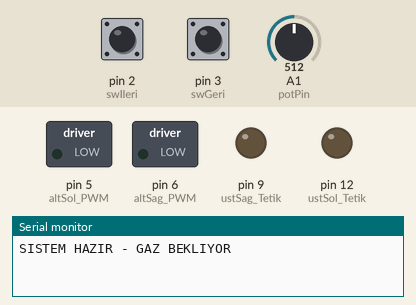
Bench run of a sketch on a simulated Arduino Uno, built with avr-gcc and run on an emulated ATmega328P. On the bench: switched loads named in the sketch (green lamp = pin HIGH), output pins drawn as LEDs (lit = HIGH), the last lines printed to the serial monitor. The inputs (shaded band) are chosen by the test bench; at power-on: pin 2 (swIleri) HIGH, pin 3 (swGeri) HIGH, A1 (potPin) = 512.

Above: at 1.2 s.
1.3 s: pin 2 (swIleri) pulled LOW for 1 s
At 1.52 s:
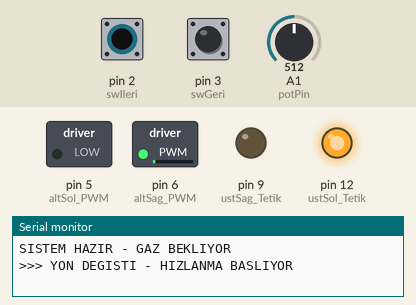
4.3 s: pin 3 (swGeri) pulled LOW for 3.2 s
At 7.2 s:
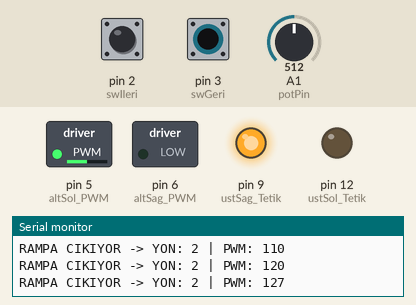
9.0 s: pin 2 (swIleri) driven LOW and pin 3 (swGeri) driven LOW
At 11.86 s:
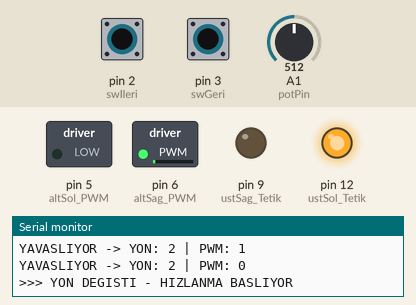
12.0 s: A1 (potPin) set to 0
13.7 s: A1 (potPin) set to 37
15.2 s: A1 (potPin) set to 46
At 16.1 s:
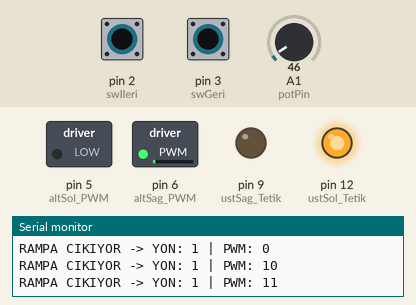
Timing chart, 0 to 17.9 s (numbered marks = the images above; inputs shaded):
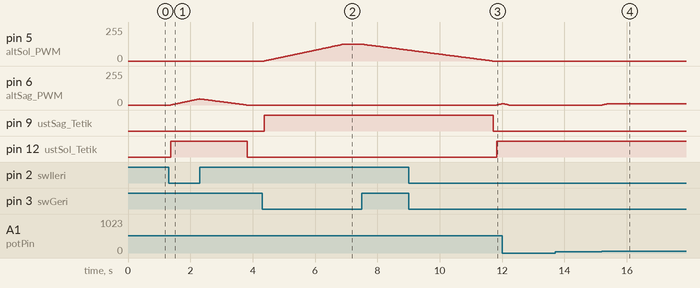

Measured:
- after the input at 1.3 s, pin 6 (altSag_PWM): rises from 0/255 to 46/255 in 0.91 s, then falls to 0/255 in 1.5 s; pin 12 (ustSol_Tetik): LOW → HIGH after 0.07 s, → LOW 2.5 s later
- after the input at 4.3 s, pin 5 (altSol_PWM): rises from 0/255 to 127/255 in 2.6 s, then falls to 81/255 in 2.1 s; pin 9 (ustSag_Tetik): LOW → HIGH after 0.07 s
- after the input at 9.0 s, pin 6 (altSag_PWM): moves from 0/255 to 9/255 over 0.16 s, starting after 2.8 s; pin 12 (ustSol_Tetik): LOW → HIGH after 2.8 s
- after the input at 13.7 s, every drawn part: stays the same
- after the input at 15.2 s, pin 6 (altSag_PWM): moves from 0/255 to 11/255 over 0.20 s, starting at once

The sketch:

motor_surucu.ino
```cpp
// --- PIN TANIMLAMALARI ---
const int swIleri = 2;
const int swGeri = 3;
const int potPin = A1;

// Üst Kat (2N2222 -> P-Kanal)
const int ustSol_Tetik = 12;
const int ustSag_Tetik = 9;

// Alt Kat (IRFZ44N -> N-Kanal PWM)
const int altSol_PWM = 5;
const int altSag_PWM = 6;

// --- AYARLAR ---
const int RAMPA_HIZLANMA_SURESI = 20;  // Hızlanma gecikmesi (ms)
const int RAMPA_YAVASLAMA_SURESI = 3;  // Yavaşlama gecikmesi (ms)
const int OLU_ZAMAN = 2000;            // Yön değiştirme beklemesi (ms)
const int OLU_BOLGE_SINIRI = 10;       // 0-255 arası gürültü eşiği

// --- DEĞİŞKENLER ---
int anlikPWM = 0;
int hedefPWM = 0;
int aktifYon = 0; // 0: Dur, 1: İleri, 2: Geri

// --- FONKSIYON PROTOTIPLERI (Hata almamak icin) ---
void motoruSur(int yon, int hiz);
void herSeyiDurdur();

void setup() {
  Serial.begin(9600);
  pinMode(swIleri, INPUT_PULLUP);
  pinMode(swGeri, INPUT_PULLUP);
  pinMode(ustSol_Tetik, OUTPUT);
  pinMode(ustSag_Tetik, OUTPUT);
  pinMode(altSol_PWM, OUTPUT);
  pinMode(altSag_PWM, OUTPUT);

  herSeyiDurdur();
  Serial.println("SISTEM HAZIR - GAZ BEKLIYOR");
}

void loop() {
  // 1. Pot Okuma
  int potDeger = analogRead(potPin);
  hedefPWM = map(potDeger, 0, 1023, 0, 255);

  // --- GÜRÜLTÜ FİLTRESİ (DEADZONE) ---
  if (hedefPWM < OLU_BOLGE_SINIRI) {
    hedefPWM = 0;
  }

  // 2. İstenen Yönü Belirle
  int istenenYon = 0;
  if (digitalRead(swIleri) == LOW) istenenYon = 1;
  else if (digitalRead(swGeri) == LOW) istenenYon = 2;
  else istenenYon = 0;

  // --- YÖN DEĞİŞİMİ VE FRENLEME MANTIĞI ---
  if (istenenYon != aktifYon) {

    if (anlikPWM > 0) Serial.println(">>> YAVASLAMA MODUNA GIRILIYOR...");

    // A) MEVCUT YÖNDE YAVAŞLA VE DUR (RAMPA AŞAĞI)
    while (anlikPWM > 0) {
      anlikPWM--; // Hızı azalt
      motoruSur(aktifYon, anlikPWM); // Azalan hızı motora gönder

      // EKRANA YAZDIR (Frenleme Anı)
      Serial.print("YAVASLIYOR -> YON: "); Serial.print(aktifYon);
      Serial.print(" | PWM: "); Serial.println(anlikPWM);

      delay(RAMPA_YAVASLAMA_SURESI);
    }

    // B) TAM DURUŞ VE GÜVENLİK BEKLEMESİ
    herSeyiDurdur();
    anlikPWM = 0;

    // Sadece yön değişiyorsa ölü zaman koy
    if (aktifYon != 0 && istenenYon != 0) {
        Serial.println("!!! TAM DURUS - OLU ZAMAN (MOSFET SOGUTMA) !!!");
        delay(OLU_ZAMAN);
    } else {
        delay(50); // Minik bekleme
    }

    // C) YENİ YÖNE GEÇİŞ
    aktifYon = istenenYon;
    if (aktifYon != 0) Serial.println(">>> YON DEGISTI - HIZLANMA BASLIYOR");
  }

  // 3. Normal Çalışma (Rampa Yukarı / Hızlanma)
  if (aktifYon != 0) {
    bool degisimOldu = false;

    if (anlikPWM < hedefPWM) {
      anlikPWM++;
      degisimOldu = true;
      delay(RAMPA_HIZLANMA_SURESI);
    } else if (anlikPWM > hedefPWM) {
      anlikPWM--;
      degisimOldu = true;
      delay(RAMPA_HIZLANMA_SURESI);
    }

    if (degisimOldu) {
       motoruSur(aktifYon, anlikPWM);
       // EKRANA YAZDIR
       // Seri portu çok şişirmemek için sadece değişimde yaz
       if(anlikPWM % 10 == 0 || anlikPWM == hedefPWM) {
          Serial.print("RAMPA CIKIYOR -> YON: "); Serial.print(aktifYon);
          Serial.print(" | PWM: "); Serial.println(anlikPWM);
       }
    }

  } else {
    herSeyiDurdur(); // Yön 0 ise dur
    if (anlikPWM > 0) { // Sadece sıfır değilse sıfırla
        anlikPWM = 0;
        Serial.println("--- DURUYOR ---");
    }
  }
}

// --- YARDIMCI FONKSIYONLAR ---
void motoruSur(int yon, int hiz) {
  if (yon == 1) { // İLERİ
    digitalWrite(ustSag_Tetik, LOW);
    analogWrite(altSol_PWM, 0);
    digitalWrite(ustSol_Tetik, HIGH);
    analogWrite(altSag_PWM, hiz);
  }
  else if (yon == 2) { // GERİ
    digitalWrite(ustSol_Tetik, LOW);
    analogWrite(altSag_PWM, 0);
    digitalWrite(ustSag_Tetik, HIGH);
    analogWrite(altSol_PWM, hiz);
  }
  else {
    herSeyiDurdur();
  }
}

void herSeyiDurdur() {
  digitalWrite(ustSol_Tetik, LOW);
  digitalWrite(ustSag_Tetik, LOW);
  analogWrite(altSol_PWM, 0);
  analogWrite(altSag_PWM, 0);
}
```
